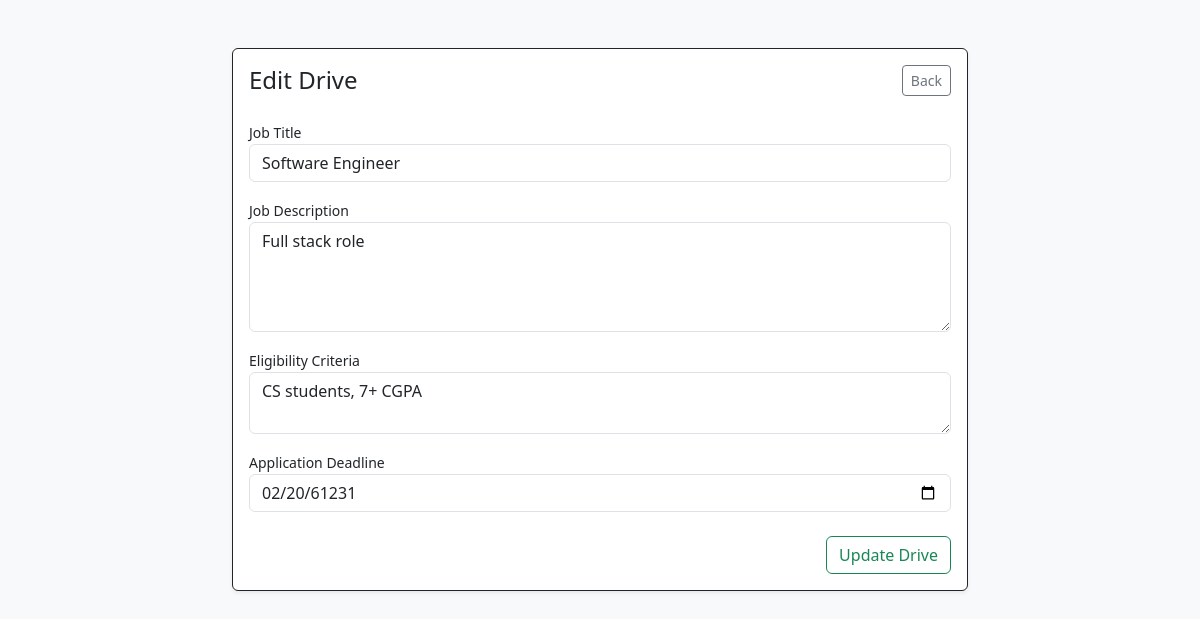
The app's page /edit_drive/1 (signed in) with its own data.
### models.py (models this page shows)
class Drive(db.Model):
    id = db.Column(db.Integer, primary_key=True)
    company_id = db.Column(db.Integer, db.ForeignKey('user.id'), nullable=False)
    job_title = db.Column(db.String(150), nullable=False)
    job_description = db.Column(db.Text, nullable=False)
    eligibility_criteria = db.Column(db.Text, nullable=False)
    application_deadline = db.Column(db.String(50), nullable=False)
    status = db.Column(db.String(50), default='Pending')
    company = db.relationship('User', backref='drives')

### app.py (the view, shortened to what this page needs)
@app.route('/edit_drive/<int:drive_id>', methods=['GET', 'POST'])
@login_required
def edit_drive(drive_id):
    if current_user.role != 'company':
        return redirect(url_for('login'))
    drive = Drive.query.get_or_404(drive_id)
    if drive.company_id != current_user.id:
        flash('Unauthorized access.', 'danger')
        return redirect(url_for('company_dashboard'))
    return render_template('edit_drive.html', drive=drive)

### app.py (called while the page is built)
@login_manager.user_loader
def load_user(user_id):
    return User.query.get(int(user_id))

### templates/edit_drive.html
{% extends 'base.html' %}
{% block content %}
<div class="row justify-content-center mb-5">
    <div class="col-md-8">
        <div class="card shadow-sm border-dark">
            <div class="card-body">
                <div class="d-flex justify-content-between align-items-center mb-4">
                    <h4 class="card-title m-0">Edit Drive</h4>
                    <a href="{{ url_for('company_dashboard') }}" class="btn btn-sm btn-outline-secondary">Back</a>
                </div>
                <form method="POST" action="{{ url_for('edit_drive', drive_id=drive.id) }}">
                    <div class="mb-3">
                        <label for="job_title" class="form-label small mb-0">Job Title</label>
                        <input type="text" class="form-control" id="job_title" name="job_title" value="{{ drive.job_title }}" required>
                    </div>
                    <div class="mb-3">
                        <label for="job_description" class="form-label small mb-0">Job Description</label>
                        <textarea class="form-control" id="job_description" name="job_description" rows="4" required>{{ drive.job_description }}</textarea>
                    </div>
                    <div class="mb-3">
                        <label for="eligibility_criteria" class="form-label small mb-0">Eligibility Criteria</label>
                        <textarea class="form-control" id="eligibility_criteria" name="eligibility_criteria" rows="2" required>{{ drive.eligibility_criteria }}</textarea>
                    </div>
                    <div class="mb-4">
                        <label for="application_deadline" class="form-label small mb-0">Application Deadline</label>
                        <input type="date" class="form-control" id="application_deadline" name="application_deadline" value="{{ drive.application_deadline }}" required>
                    </div>
                    <div class="text-end">
                        <button type="submit" class="btn btn-outline-success">Update Drive</button>
                    </div>
                </form>
            </div>
        </div>
    </div>
</div>
{% endblock %}

### records on screen
Drive: job_title "Software Engineer", job_description "Full stack role", eligibility_criteria "CS students, 7+ CGPA", application_deadline "02/20/61231"
